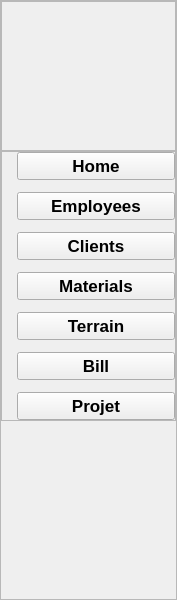
     <widget class="QWidget" name="leftMenu" native="true">
      <property name="geometry">
       <rect>
        <x>20</x>
        <y>10</y>
        <width>177</width>
        <height>600</height>
       </rect>
      </property>
      <property name="minimumSize">
       <size>
        <width>177</width>
        <height>600</height>
       </size>
      </property>
      <property name="maximumSize">
       <size>
        <width>177</width>
        <height>600</height>
       </size>
      </property>
      <property name="styleSheet">
       <string notr="true"/>
      </property>
      <layout class="QVBoxLayout" name="verticalLayout_11">
       <property name="spacing">
        <number>0</number>
       </property>
       <property name="leftMargin">
        <number>0</number>
       </property>
       <property name="topMargin">
        <number>0</number>
       </property>
       <property name="rightMargin">
        <number>0</number>
       </property>
       <property name="bottomMargin">
        <number>0</number>
       </property>
       <item>
        <widget class="QFrame" name="frame_15">
         <property name="frameShape">
          <enum>QFrame::StyledPanel</enum>
         </property>
         <property name="frameShadow">
          <enum>QFrame::Raised</enum>
         </property>
         <layout class="QVBoxLayout" name="verticalLayout_12">
          <property name="spacing">
           <number>0</number>
          </property>
          <property name="leftMargin">
           <number>0</number>
          </property>
          <property name="topMargin">
           <number>0</number>
          </property>
          <property name="rightMargin">
           <number>0</number>
          </property>
          <property name="bottomMargin">
           <number>0</number>
          </property>
          <item>
           <widget class="QFrame" name="frame_16">
            <property name="minimumSize">
             <size>
              <width>150</width>
              <height>150</height>
             </size>
            </property>
            <property name="maximumSize">
             <size>
              <width>200</width>
              <height>150</height>
             </size>
            </property>
            <property name="frameShape">
             <enum>QFrame::StyledPanel</enum>
            </property>
            <property name="frameShadow">
             <enum>QFrame::Raised</enum>
            </property>
            <widget class="QLabel" name="label_44">
             <property name="geometry">
              <rect>
               <x>-20</x>
               <y>-40</y>
               <width>230</width>
               <height>230</height>
              </rect>
             </property>
             <property name="minimumSize">
              <size>
               <width>230</width>
               <height>230</height>
              </size>
             </property>
             <property name="maximumSize">
              <size>
               <width>230</width>
               <height>230</height>
              </size>
             </property>
             <property name="text">
              <string/>
             </property>
             <property name="pixmap">
              <pixmap>D:/Documents/Projet c++/logo.png</pixmap>
             </property>
             <property name="scaledContents">
              <bool>true</bool>
             </property>
            </widget>
           </widget>
          </item>
          <item alignment="Qt::AlignTop">
           <widget class="QFrame" name="frame_17">
            <property name="frameShape">
             <enum>QFrame::StyledPanel</enum>
            </property>
            <property name="frameShadow">
             <enum>QFrame::Raised</enum>
            </property>
            <layout class="QVBoxLayout" name="verticalLayout_13">
             <property name="spacing">
              <number>12</number>
             </property>
             <property name="leftMargin">
              <number>15</number>
             </property>
             <property name="topMargin">
              <number>0</number>
             </property>
             <property name="rightMargin">
              <number>0</number>
             </property>
             <property name="bottomMargin">
              <number>0</number>
             </property>
             <item>
              <widget class="QPushButton" name="pushButton_18">
               <property name="font">
                <font>
                 <pointsize>13</pointsize>
                 <weight>75</weight>
                 <bold>true</bold>
                </font>
               </property>
               <property name="text">
                <string>Home</string>
               </property>
               <property name="iconSize">
                <size>
                 <width>24</width>
                 <height>24</height>
                </size>
               </property>
              </widget>
             </item>
             <item>
              <widget class="QPushButton" name="pushButton_13">
               <property name="font">
                <font>
                 <pointsize>13</pointsize>
                 <weight>75</weight>
                 <bold>true</bold>
                </font>
               </property>
               <property name="text">
                <string>Employees</string>
               </property>
               <property name="iconSize">
                <size>
                 <width>24</width>
                 <height>24</height>
                </size>
               </property>
              </widget>
             </item>
             <item>
              <widget class="QPushButton" name="pushButton_14">
               <property name="font">
                <font>
                 <pointsize>13</pointsize>
                 <weight>75</weight>
                 <bold>true</bold>
                </font>
               </property>
               <property name="text">
                <string>Clients</string>
               </property>
               <property name="iconSize">
                <size>
                 <width>24</width>
                 <height>24</height>
                </size>
               </property>
              </widget>
             </item>
             <item>
              <widget class="QPushButton" name="pushButton_15">
               <property name="font">
                <font>
                 <pointsize>13</pointsize>
                 <weight>75</weight>
                 <bold>true</bold>
                </font>
               </property>
               <property name="text">
                <string>Materials</string>
               </property>
               <property name="iconSize">
                <size>
                 <width>24</width>
                 <height>24</height>
                </size>
               </property>
              </widget>
             </item>
             <item>
              <widget class="QPushButton" name="pushButton_16">
               <property name="font">
                <font>
                 <pointsize>13</pointsize>
                 <weight>75</weight>
                 <bold>true</bold>
                </font>
               </property>
               <property name="text">
                <string>Terrain</string>
               </property>
              </widget>
             </item>
             <item>
              <widget class="QPushButton" name="pushButton_17">
               <property name="font">
                <font>
                 <pointsize>13</pointsize>
                 <weight>75</weight>
                 <bold>true</bold>
                </font>
               </property>
               <property name="text">
                <string>Bill</string>
               </property>
              </widget>
             </item>
             <item>
              <widget class="QPushButton" name="pushButton_12">
               <property name="font">
                <font>
                 <pointsize>13</pointsize>
                 <weight>75</weight>
                 <bold>true</bold>
                </font>
               </property>
               <property name="text">
                <string>Projet</string>
               </property>
               <property name="icon">
                <iconset>
                 <normaloff>:/whiteIcons/assets/icons/white/home.svg</normaloff>:/whiteIcons/assets/icons/white/home.svg</iconset>
               </property>
               <property name="iconSize">
                <size>
                 <width>24</width>
                 <height>24</height>
                </size>
               </property>
              </widget>
             </item>
            </layout>
           </widget>
          </item>
         </layout>
        </widget>
       </item>
      </layout>
     </widget>
